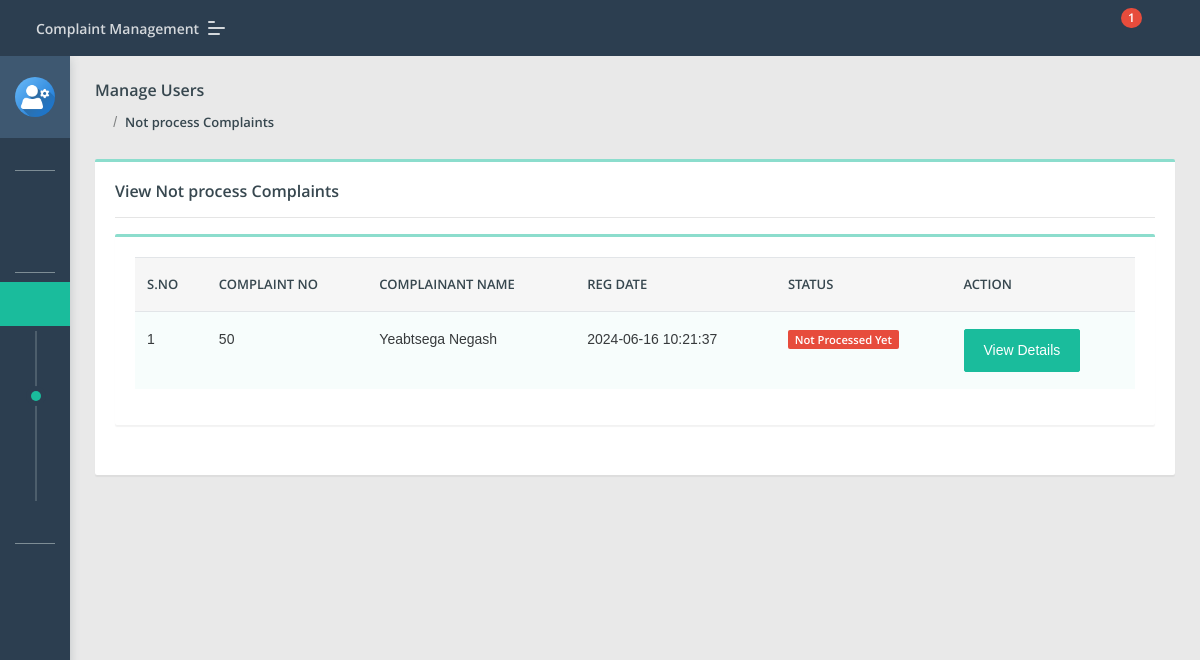
The app's page /Faculty/notprocess-complaint.php (signed in) with its own data.
### tables this page shows
CREATE TABLE `tblcomplaints` (
  `complaintNumber` int(11) NOT NULL,
  `userId` int(11) DEFAULT NULL,
  `category` text,
  `subcategory` varchar(255) DEFAULT NULL,
  `complaintType` varchar(255) DEFAULT NULL,
  `state` varchar(255) DEFAULT NULL,
  `noc` varchar(255) DEFAULT NULL,
  `complaintDetails` mediumtext,
  `complaintFile` varchar(255) DEFAULT NULL,
  `videoFile` varchar(255) DEFAULT NULL,
  `audioFile` varchar(255) DEFAULT NULL,
  `regDate` timestamp NULL DEFAULT CURRENT_TIMESTAMP,
  `status` varchar(50) DEFAULT NULL,
  `lastUpdationDate` timestamp NULL DEFAULT NULL ON UPDATE CURRENT_TIMESTAMP
);

CREATE TABLE `users` (
  `id` int(11) NOT NULL,
  `fullName` varchar(255) DEFAULT NULL,
  `userEmail` varchar(255) DEFAULT NULL,
  `password` varchar(255) DEFAULT NULL,
  `contactNo` bigint(11) DEFAULT NULL,
  `address` tinytext,
  `State` varchar(255) DEFAULT NULL,
  `country` varchar(255) DEFAULT NULL,
  `Faculty` text,
  `Department` text NOT NULL,
  `pincode` int(6) DEFAULT NULL,
  `userImage` varchar(255) DEFAULT NULL,
  `regDate` timestamp NOT NULL DEFAULT CURRENT_TIMESTAMP,
  `updationDate` timestamp NULL DEFAULT NULL,
  `status` int(1) DEFAULT NULL
);

### Faculty/notprocess-complaint.php (the view, shortened to what this page needs)
<?php
include('include/config.php');
if(strlen($_SESSION['fid'])==0)
    {
header('location:index.php');
}
else{
?>
<!DOCTYPE html>
<html lang="en">
<head>
    <link rel="stylesheet" href="assets/css/style.css">
</head>
<body class="">
	<?php include('include/sidebar.php');?>
	<?php include('include/header.php');?>
<section class="pcoded-main-container">
    <div class="pcoded-content">
        <div class="page-header">
            <div class="page-block">
                <div class="row align-items-center">
                    <div class="col-md-12">
                        <div class="page-header-title">
                            <h5 class="m-b-10">Manage Users</h5>
                        </div>
                        <ul class="breadcrumb">
                            <li class="breadcrumb-item"><a href="dashboard.php"><i class="feather icon-home"></i></a></li>
                            <li class="breadcrumb-item"><a href="notprocess-complaint.php">Not process Complaints</a></li>
                        </ul>
                    </div>
                </div>
            </div>
        </div>
        <div class="row">
            <div class="col-sm-12">
                <div class="card">
                    <div class="card-body">
                        <h5>View Not process Complaints</h5>
                        <hr>
                      <div class="row">
                            <div class="col-xl-12">
                <div class="card">
                    <div class="card-body table-border-style">
                        <div class="table-responsive">
                            <table class="table table-striped">
                                <thead>
                                        <tr><th>S.No</th>
											<th>Complaint No</th>
											<th>Complainant Name</th>
											<th>Reg Date</th>
											<th>Status</th>
											<th>Action</th>
										</tr>
                                </thead>
                                <tbody>
                                    <?php
                                      $rolef=$_SESSION['frole'];
                                     $query=mysqli_query($con,"select tblcomplaints.*,users.fullName as name from tblcomplaints join users on users.id=tblcomplaints.userId where tblcomplaints.status is null AND tblcomplaints.category='$rolef' ");
$cnt=1;
while($row=mysqli_fetch_array($query))
{
?>
                                        <tr>
                                            <td><?php echo htmlentities($cnt);?></td>
                                            <td><?php echo htmlentities($row['complaintNumber']);?></td>
                                            <td><?php echo htmlentities($row['name']);?></td>
                                            <td> <?php echo htmlentities($row['regDate']);?></td>
                                                                      <td>
                                                <?php $status=$row['status'];
                                                if($status==''): ?>
                                                <span class="badge badge-danger">Not Processed Yet</span>
                                            <?php elseif($status=='in process'):?>
                                             <span class="badge badge-warning">In Process</span>
                                         <?php elseif($status=='closed'):?>
                                             <span class="badge badge-success">Closed</span>
                                         <?php endif;?>
</td>
<td>   <a href="complaint-details.php?cid=<?php echo htmlentities($row['complaintNumber']);?>" class="btn btn-primary"> View Details</a>
											</td>
                                        </tr>
                                        <?php $cnt=$cnt+1; } ?>
                                </tbody>
                            </table>
                        </div>
                    </div>
                </div>
            </div>
                        </div>
                    </div>
                </div>
            </div>
        </div>
    </div>
</section>
</body>
</html>
<?php } ?>

### records on screen
tblcomplaints: complaintNumber "50", userId.fullName "Yeabtsega Negash", regDate "2024-06-16 10:21:37"

### other values on screen
$num1 "1"
